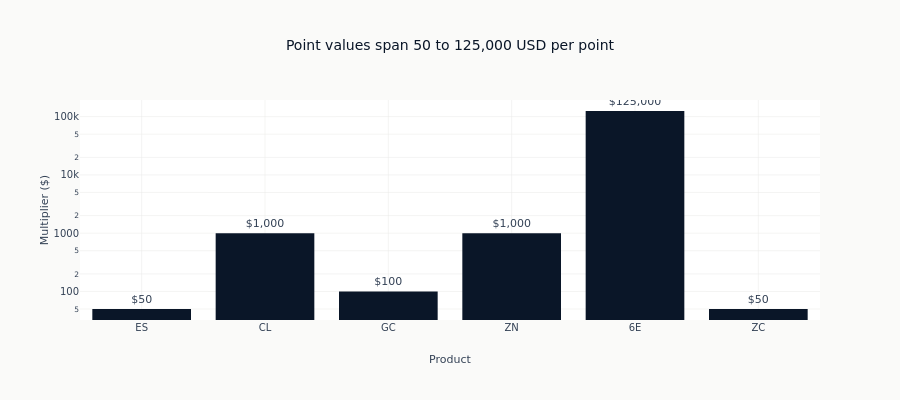

Notebook code cell kept with this figure:
### Code cell
# Visualize multiplier range across products
fig = go.Figure()
fig.add_trace(
    go.Bar(
        x=[DEMO_SPECS[p].symbol for p in PRODUCTS],
        y=[DEMO_SPECS[p].multiplier for p in PRODUCTS],
        text=[f"${DEMO_SPECS[p].multiplier:,.0f}" for p in PRODUCTS],
        textposition="outside",
        marker_color=COLORS["blue"],
    )
)
fig.update_layout(
    title=(
        f"Point values span {min(DEMO_SPECS[p].multiplier for p in PRODUCTS):,.0f} to "
        f"{max(DEMO_SPECS[p].multiplier for p in PRODUCTS):,.0f} USD per point"
    ),
    xaxis_title="Product",
    yaxis_title="Multiplier ($)",
    yaxis_type="log",
    height=400,
)
fig.show()

### Figure 1 — Plotly figure (JSON) as saved in the notebook; plotly's stock layout.template omitted (floating-point values rounded to 4 significant figures)
{"data": [{"marker": {"color": "#0a1628"}, "text": ["$50", "$1,000", "$100", "$1,000", "$125,000", "$50"], "textposition": "outside", "type": "bar", "x": ["ES", "CL", "GC", "ZN", "6E", "ZC"], "y": [50.0, 1000.0, 100.0, 1000.0, 125000.0, 50.0]}], "layout": {"height": 400, "title": {"text": "Point values span 50 to 125,000 USD per point"}, "xaxis": {"title": {"text": "Product"}}, "yaxis": {"title": {"text": "Multiplier ($)"}, "type": "log"}}}
